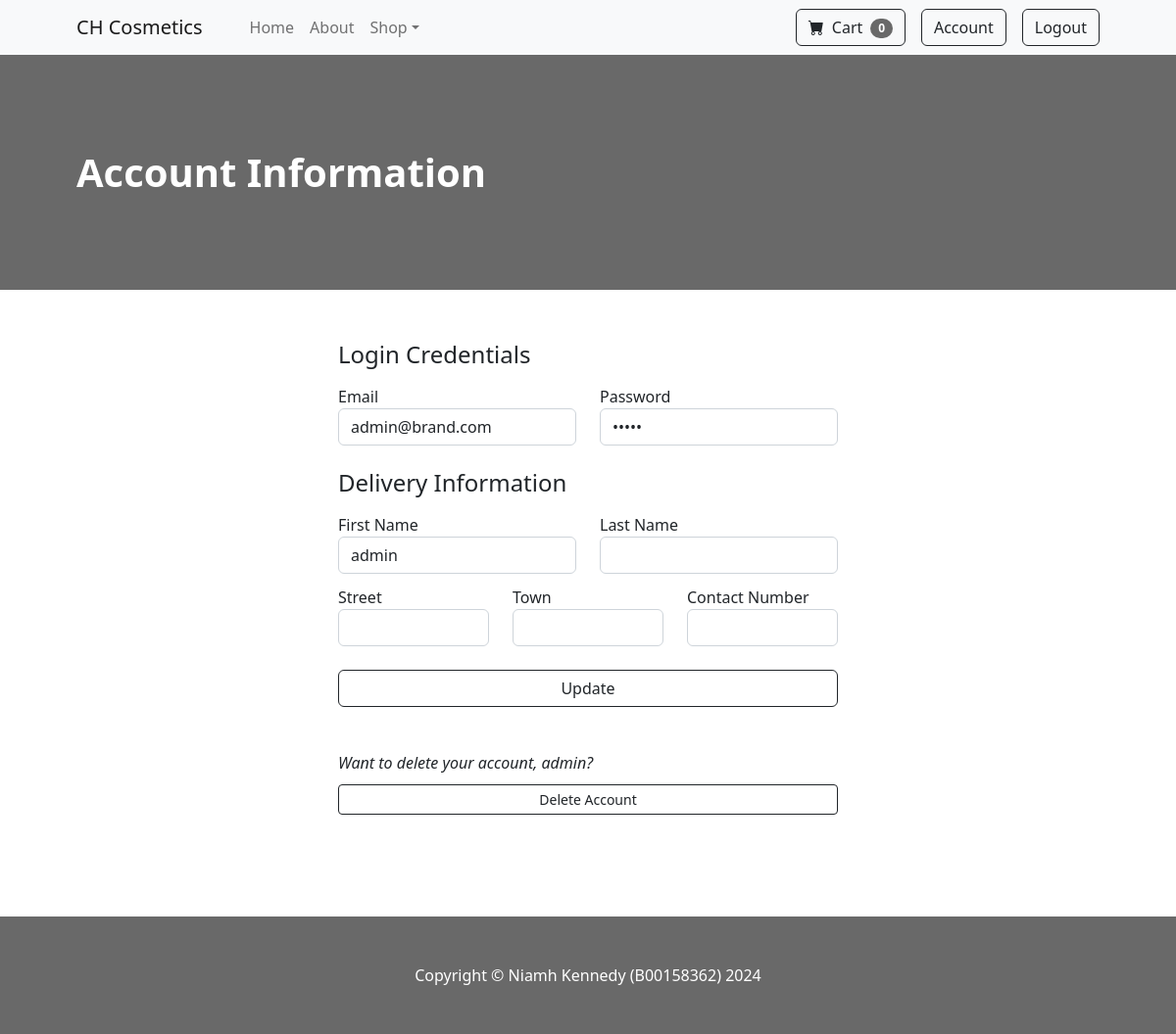
Before: /index.php?action=user_account (signed in) with the older database file.
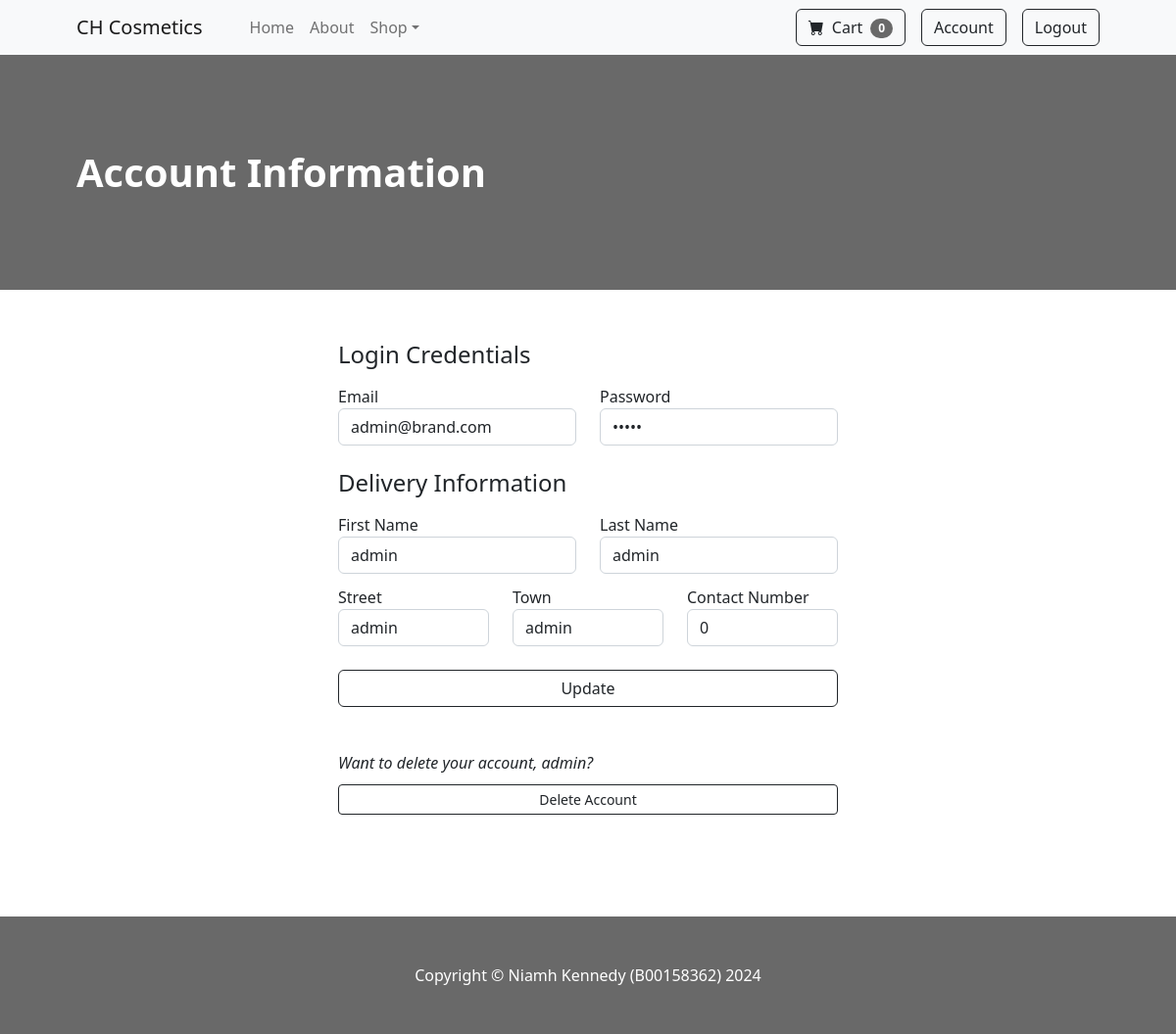
After: the same page with the newer database file.
### tables this page shows
CREATE TABLE IF NOT EXISTS users (
                                     id INT(11) UNSIGNED AUTO_INCREMENT PRIMARY KEY,
                                     email VARCHAR(60) NOT NULL,
                                     password VARCHAR(30) NOT NULL,
                                     firstName VARCHAR(30) NOT NULL,
                                     lastName VARCHAR(30) NOT NULL,
                                     street VARCHAR(30) NOT NULL,
                                     town VARCHAR(30) NOT NULL,
                                     contactNum VARCHAR(30) NOT NULL
);

### app/model/users.php (called while the page is built, shortened)
<?php
    function getUserByEmail($connection, $email) {
        try {
            $sql = "SELECT * FROM users WHERE email = :email";
            $statement = $connection->prepare($sql);
            $statement->bindValue(':email', $email);
            $statement->execute();
            return $statement->fetch(PDO::FETCH_ASSOC);
        } catch (PDOException $error) {
            echo $sql . "<br>" . error->getMessage();
        }
    }

### app/view/user/account.php (the view, shortened to what this page needs)
<?php
    require_once '../app/view/templates/header.php';
    require_once '../app/model/users.php';
    require_once '../database/connect.php';
    if(isset($_SESSION['Login'])== 'User'){
        require_once '../app/view/templates/navbarUser.php';
    } else {
        header("location:login.php");
        exit;
    }
if (isset($_SESSION['email'])) {
        $email = $_SESSION['email'];
        $user = getUserByEmail($connection, $email);
} else {
    echo "Something went wrong!";
    exit;
}
?>
    </head>
    <header class="bg-dark py-5">
        <div class="container px-4 px-lg-5 my-5">
            <div class="text-left text-white">
                <h6 class="display-6 fw-bolder">Account Information</h6>
            </div>
        </div>
    </header>
<body>
<section class="py-5">
    <div class="container px-4 px-lg-5 mt-1 mb-5">
        <div class="row justify-content-center">
            <div class="col-lg-6">
                <form method="post">
                    <h4 class="pb-xl-1">Login Credentials</h4>
                    <div class="row gy-3 gy-md-4 py-xl-1 pb-xl-4 overflow-hidden">
                        <div class="col-md-6">
                            <label for="inputEmail">Email</label>
                            <input name="inputEmail" type="email" class="form-control" id="inputEmail" value="<?php echo ($user["email"]);?>" required>
                        </div>
                        <div class="col-md-6">
                            <label for="inputPassword">Password</label>
                            <input name="inputPassword" type="password" class="form-control" id="inputPassword" value="<?php echo ($user["password"]);?>" required>
                        </div>
                    </div>
                    <h4 class="pb-xl-1">Delivery Information</h4>
                    <div class="row gy-3 gy-md-4 py-xl-1 pb-xl-2 overflow-hidden">
                        <div class="col-md-6">
                            <label for="inputFirstName">First Name</label>
                            <input name="inputFirstName" type="text" class="form-control" id="inputFirstName" value="<?php echo ($user["firstName"]);?>" required>
                        </div>
                        <div class="col-md-6">
                            <label for="inputLastName">Last Name</label>
                            <input name="inputLastName" type="text" class="form-control" id="inputLastName" value="<?php echo ($user["lastName"]);?>" required>
                        </div>
                    </div>
                    <div class="row gy-3 gy-md-4 py-xl-1 pb-xl-4 overflow-hidden">
                        <div class="col-md-4">
                            <label for="inputStreet">Street</label>
                            <input name="inputStreet" type="text" class="form-control" id="inputStreet" value="<?php echo ($user["street"]);?>" required>
                        </div>
                        <div class="col-md-4">
                            <label for="inputTown">Town</label>
                            <input name="inputTown" type="text" class="form-control" id="inputTown" value="<?php echo ($user["town"]);?>" required>
                        </div>
                        <div class="col-md-4">
                            <label for="inputContactNum">Contact Number</label>
                            <input name="inputContactNum" type="number" class="form-control" id="inputContactNum" value="<?php echo ($user["contactNum"]);?>" required>
                        </div>
                    </div>
                    <div class="col-md-12">
                        <div class="d-grid">
                            <button class="btn btn-outline-dark" name="Update" type="submit">Update</button>
                        </div>
                    </div>
                </form>
                <form class="pt-5 py-2" method="post">
                    <div class="col-md-12">
                        <h6 class="pb-xl-1"><em>Want to delete your account, <?php echo ($user["firstName"]);?>?</em></h6>
                    </div>
                    <div class="col-md-12">
                        <div class="d-grid">
                            <button class="btn btn-sm btn-outline-dark" name="Delete" type="submit">Delete Account</button>
                        </div>
                    </div>
                </form>
            </div>
        </div>
    </div>
</section>
</body>
<?php require_once '../app/view/templates/footer.php'; ?>

### app/view/templates/header.php (shortened to what this page needs)
<!DOCTYPE html>
<html lang="en">
<head>
    <link href="https://cdn.jsdelivr.net/npm/bootstrap-icons@1.5.0/font/bootstrap-icons.css" rel="stylesheet" />
    <link href="../assets/css/styles.css" rel="stylesheet" />

### public/index.php (shortened to what this page needs)
<?php
    require_once '../app/view/templates/header.php';
    $action = filter_input(INPUT_GET, 'action', FILTER_SANITIZE_STRING);
    switch ($action) {
        case 'user_account':
            require_once __DIR__ . '/../app/view/user/account.php';
            break;
    }
    require_once '../app/view/templates/header.php';

### app/view/templates/navbarUser.php (shortened to what this page needs)
<nav class="navbar navbar-expand-lg navbar-light bg-light">
    <div class="container px-4 px-lg-5">
        <a class="navbar-brand" href="index.php?action=homepage">CH Cosmetics</a>
        <div class="collapse navbar-collapse" id="navbarSupportedContent">
            <ul class="navbar-nav me-auto mb-2 mb-lg-0 ms-lg-4">
                <li class="nav-item"><a class="nav-link" aria-current="page" href="index.php?action=homepage">Home</a></li>
                <li class="nav-item"><a class="nav-link" href="index.php?action=about">About</a></li>
                <li class="nav-item dropdown">
                    <a class="nav-link dropdown-toggle" id="navbarDropdown" role="button" data-bs-toggle="dropdown" aria-expanded="false">Shop</a>
                </li>
            </ul>
            <form class="d-flex pe-3">
                <a class="btn btn-outline-dark" href="index.php?action=cart" type="submit">
                    <i class="bi-cart-fill me-1"></i>
                    Cart
                    <span class="badge bg-dark text-white ms-1 rounded-pill"><?php echo $_SESSION['cartTotalQuantity'];?></span>
                </a>
            </form>
            <form class="d-flex pe-3">
                <a class="btn btn-outline-dark" href="index.php?action=user_account" type="submit">
                    Account
                </a>
            </form>
            <form class="d-flex">
                <a class="btn btn-outline-dark" href="index.php?action=logout" type="submit">
                    Logout
                </a>
            </form>
        </div>
    </div>
</nav>

### app/view/templates/footer.php (shortened to what this page needs)
        <footer class="py-5 bg-dark">
            <div class="container"><p class="m-0 text-center text-white">Copyright &copy; Niamh Kennedy (B00158362) 2024</p></div>
        </footer>
    </body>
</html>

Changed rows visible on the page:
changed users "admin": inputLastName (not shown) → "admin"; inputStreet (not shown) → "admin"; inputTown (not shown) → "admin"; inputContactNum (not shown) → "0"
